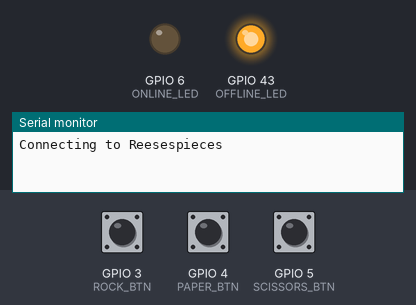
The sketch below on a simulated ESP32. On the bench: output pins drawn as LEDs (lit = HIGH), the last lines printed to the serial monitor. The inputs (shaded band) are chosen by the test bench; at power-on: GPIO 3 (ROCK_BTN) LOW, GPIO 4 (PAPER_BTN) LOW, GPIO 5 (SCISSORS_BTN) LOW. WiFi joins after 1.5 s; servers stay silent unless stated; uploads are accepted with an empty reply.

Above: at 0.1 s.
At 3.2 s:
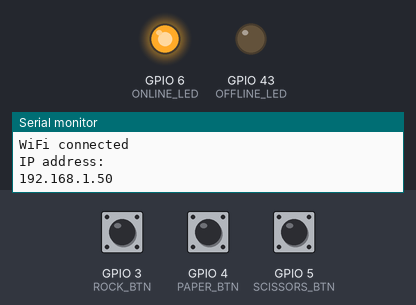
3.3 s: GPIO 3 (ROCK_BTN) pulled HIGH for 0.15 s
5.0 s: GPIO 4 (PAPER_BTN) pulled HIGH for 0.15 s
6.7 s: GPIO 5 (SCISSORS_BTN) pulled HIGH for 0.15 s
Timing chart, 0 to 9.7 s (numbered marks = the images above; inputs shaded):
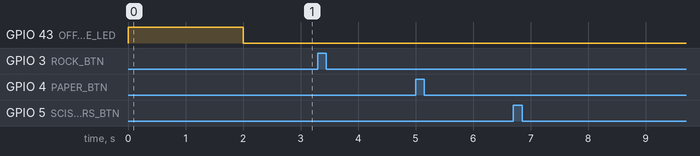

The sketch:

P2Arduino.ino
```cpp
//Player 2 - Wemos D1 R32

//#include <ESP8266WiFi.h>
//#include <ESP8266HTTPClient.h>

#include <WiFi.h>
#include <HTTPClient.h>

const char* ssid = "Reesespieces";
const char* password = "kimmmyyy";
const char* host = "172.20.10.2";

//const char* ssid = "Jhay";
//const char* password = "bobobobo";
//const char* host = "172.20.10.3";

//const char* ssid = "PLDTHOMEFIBRfece0";
//const char* password = "PLDTWIFIN0Mys";
//const char* host = "192.168.1.6";

const int ROCK_BTN = D2;
const int PAPER_BTN = D3;
const int SCISSORS_BTN = D4;
const int ONLINE_LED = D5;
const int OFFLINE_LED = D6;

void setup() {
  pinMode(ROCK_BTN, INPUT);
  pinMode(PAPER_BTN, INPUT);
  pinMode(SCISSORS_BTN, INPUT);
  pinMode(OFFLINE_LED,OUTPUT);
  pinMode(ONLINE_LED,OUTPUT);

  Serial.begin(9600);
  Serial.print("Connecting to ");
  Serial.println(ssid);
  WiFi.mode(WIFI_STA);
  WiFi.begin(ssid, password);
   digitalWrite(OFFLINE_LED,1);
    digitalWrite(ONLINE_LED,0);

  while (WiFi.status() != WL_CONNECTED) {
    delay(1000);
    Serial.println("No Signal..");
    digitalWrite(OFFLINE_LED,1);
    digitalWrite(ONLINE_LED,0);
  }
  digitalWrite(OFFLINE_LED,0);
  digitalWrite(ONLINE_LED,1);
  Serial.println("WiFi connected");
  Serial.println("IP address: ");
  Serial.println(WiFi.localIP());
}

void loop() {
  if(WiFi.status()== WL_CONNECTED){

    digitalWrite(OFFLINE_LED,0);
    digitalWrite(ONLINE_LED,1);

    // Read the state of the buttons
    int rockState1 = digitalRead(ROCK_BTN);
    int paperState1 = digitalRead(PAPER_BTN);
    int scissorsState1 = digitalRead(SCISSORS_BTN);
    #define BTN_DEBOUNCE_DELAY 250

    // Check if the rock button was pressed and released for player 1
    if (rockState1 == HIGH)
    {
      delay(BTN_DEBOUNCE_DELAY); // Debounce delay
      if (digitalRead(ROCK_BTN) == LOW)
      {
      Serial.println("2R");
      UpdateP2Data("2R");
      }
    }

    // Check if the paper button was pressed and released for player 1
    if (paperState1 == HIGH)
    {
      delay(BTN_DEBOUNCE_DELAY); // Debounce delay
      if (digitalRead(PAPER_BTN) == LOW)
      {
        Serial.println("2P");
        UpdateP2Data("2P");
      }
    }

    // Check if the scissors button was pressed and released for player 1
    if (scissorsState1 == HIGH)
    {
      delay(BTN_DEBOUNCE_DELAY); // Debounce delay
      if (digitalRead(SCISSORS_BTN) == LOW)
      {
        Serial.println("2S");
        UpdateP2Data("2S");
      }
    }
  }else
  {
    digitalWrite(OFFLINE_LED,1);
    digitalWrite(ONLINE_LED,0);
  }
}

//execute update query for P1
void UpdateP2Data(String P2choice){
      HTTPClient http;
      WiFiClient wifi;
      http.begin(wifi, "http://172.20.10.2/Mod3RPS/updateP2Data.php?ipsrc=1&P2HandChoice=" + P2choice);
      http.addHeader("Content-Type", "text/plain");
      http.GET();
}
```
